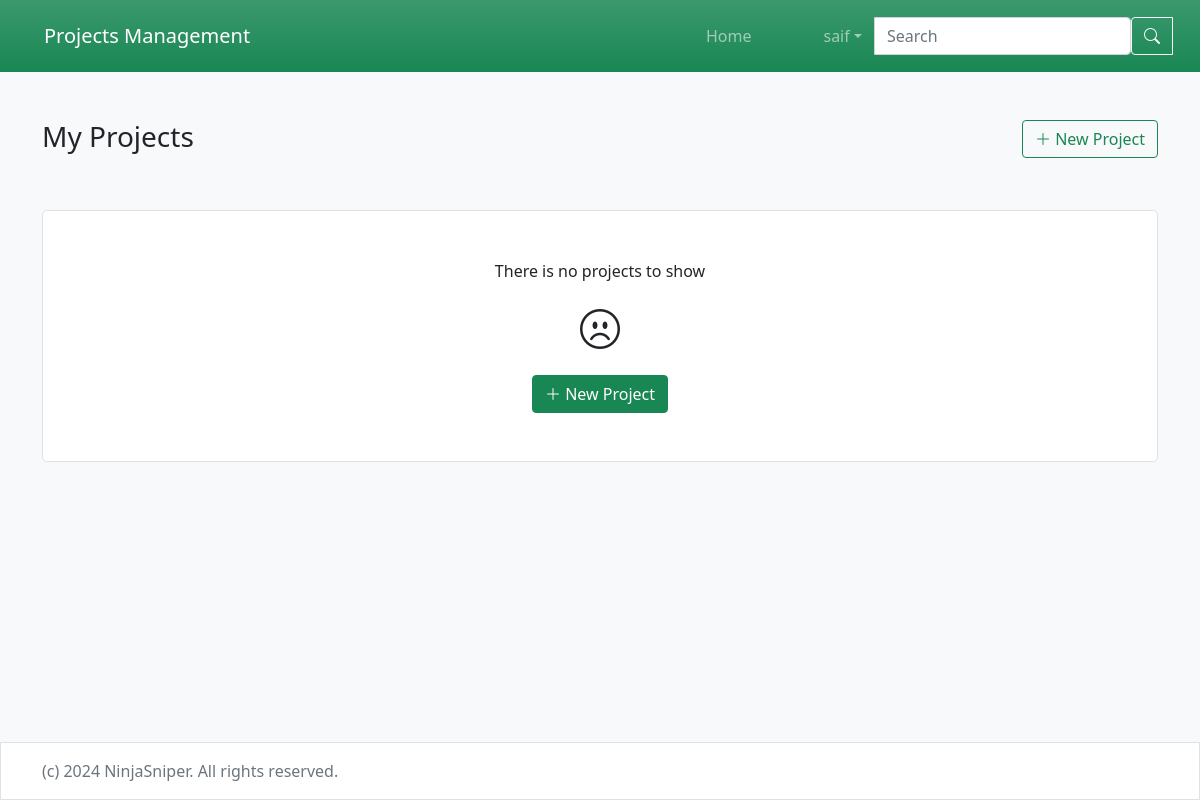
The app's page / (signed in), older data.
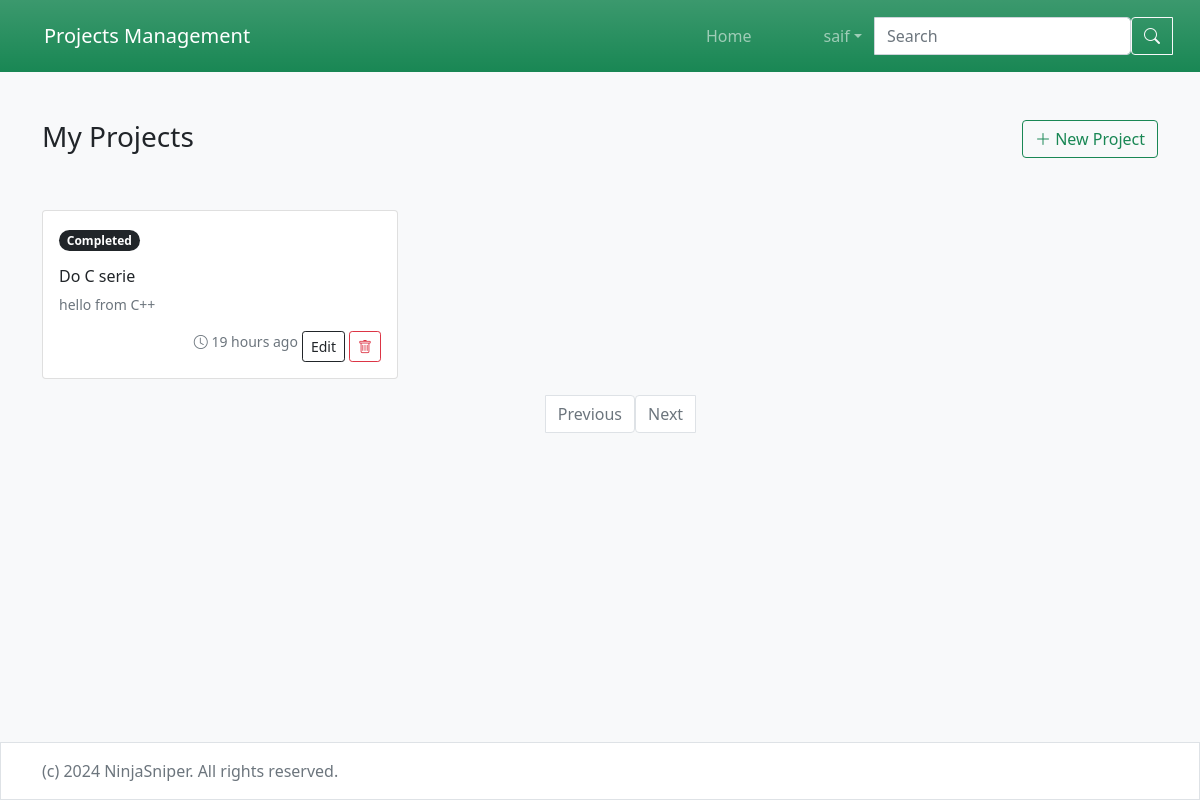
The same page, newer data.
### projects/models.py (models this page shows, shortened)
class Project(models.Model) :
    title = models.CharField( max_length=50)
    description = models.TextField()
    status = models.IntegerField(choices = Status.choices, default = Status.PENDING)
    created_at = models.DateTimeField(auto_now_add=True)
    updated_at = models.DateTimeField(auto_now=True)
    category = models.ForeignKey(Category, on_delete=models.PROTECT )
    user = models.ForeignKey(AUTH_USER_MODEL, on_delete=models.CASCADE , null= True)

### projects/views.py (the view)
# urls.py: path('', views.ProjectListView.as_view(), name='Project_list'),
class ProjectListView(LoginRequiredMixin, ListView):
    model = models.Project
    template_name = 'project/list.html'
    paginate_by = 6
    def get_queryset(self):
        query_set = super().get_queryset()
        where = {'user_id': self.request.user}
        q = self.request.GET.get('q', None)
        if q:
            where['title__icontains'] = q
        return query_set.filter(**where)

### projects/templates/project/list.html
{% extends "base.html" %}
{% load i18n %}
{% load humanize %}
{% block content %}
<div class="d-flex justify-content-between">
    <h3>{% trans 'My Projects' %}</h3>
    <div>
        <a href="{% url 'Project_create' %}" class="btn btn-outline-success">
            <i class="bi bi-plus-lg"></i> {% trans 'New Project' %}
        </a>
    </div>
</div>
    <div class="row my-5">
        {% for project in object_list %}
            <div class="col-md-4">
                <div class="card mb-3">
                    <div class="card-body">
                        <p>
                            <span class="badge rounded-pill bg-dark">
                                {{ project.get_status_display }}
                            </span>
                        </p>
                        <h3 class="card-title fs-6">
                            {{ project.title }}
                        </h3>
                        <p class="card-text text-muted small">
                            {{ project.description }}
                        </p>
                        <div class="d-flex">
                            <span class="me-auto text-muted small">
                                <i class="bi bi-clock"></i>
                                <time datetime="{{ project.created_at }}">
                                    {{  project.created_at|naturaltime }}
                                </time>
                            </span>
                            <a
                                href="{% url 'Project_update' project.id %}"
                                class="btn btn-sm btn-outline-dark mx-1">
                                {% trans 'Edit' %}
                            </a>
                            <a
                                href="{% url 'Project_delete' project.id %}"
                                class="btn btn-sm btn-outline-danger">
                                <i class="bi bi-trash"></i>
                            </a>
                        </div>
                    </div>
                </div>
            </div>
        {% empty %}
            <div class="col-md-12">
                <div class="h-100 p-5 bg-white border rounded-3 text-center">
                    <p>{% trans 'There is no projects to show' %}</p>
                    <p>
                        <i class="bi bi-emoji-frown fs-1"></i>
                    </p>
                    <a class="btn btn-success" type="button" href="{% url 'Project_create' %}">
                        <i class="bi bi-plus-lg "></i> {% trans 'New Project' %}
                    </a>
                </div>
            </div>
        {% endfor %}
        {% if page_obj.paginator.count > 0 %}
            <div class="d-flex justify-content-center bd-highlight mb-3">
                <nav>
                    <ul class="pagination">
                        {% if page_obj.has_previous %}
                            <li class="page-item">
                                <a class="page-link" href="?page={{ page_obj.previous_page_number }}">
                                    {% trans 'Previous' %}
                                </a>
                            </li>
                        {% else %}
                            <li class="page-item disabled">
                                <a class="page-link" href="#">{% trans 'Previous' %}</a>
                            </li>
                        {% endif %}
                        {% if page_obj.has_next %}
                            <li class="page-item">
                                <a class="page-link" href="?page={{ page_obj.next_page_number }}">
                                    {% trans 'Next' %}
                                </a>
                            </li>
                        {% else %}
                            <li class="page-item disabled">
                                <a class="page-link" href="#">{% trans 'Next' %}</a>
                            </li>
                        {% endif %}
                    </ul>
                </nav>
            </div>
        {% endif %}
    </div>
{% endblock %}

### projects/templates/base.html (shortened to what this page needs)
{% load i18n %}
<!doctype html>
<html lang="en" class="h-100" ">
<head>
    <link rel="stylesheet" href="https://cdn.jsdelivr.net/npm/bootstrap@5.0.2/dist/css/bootstrap.rtl.min.css">
    <link rel="stylesheet" href="https://cdn.jsdelivr.net/npm/bootstrap-icons@1.7.1/font/bootstrap-icons.css">
</head>
<body class="d-flex flex-column h-100 bg-light">
    {% include "partials/header.html" %}
    <main class="flex-shrink-0">
        <div class="container mt-5">
            {% block content %}{% endblock %}
        </div>
    </main>
    {% include "partials/footer.html" %}
</body>
</html>

### projects/templates/partials/header.html (shortened to what this page needs)
{% load i18n %}
<header>
   <nav class="navbar navbar-expand-md bg-gradient bg-success navbar-dark p-3">
       <div class="container-fluid">
           <a class="navbar-brand" href="{% url 'Project_list' %}">{% trans 'Projects Management' %}</a>
           <div class="collapse navbar-collapse" id="navbarCollapse">
               <ul class="navbar-nav me-auto mb-2 mb-md-0">
                   <li class="nav-item">
                       <a class="nav-link" aria-current="page" href="{% url 'Project_list' %}">{% trans 'Home' %}</a>
                   </li>
               </ul>
               {% if user.is_authenticated %}
                   <ul class="navbar-nav mb-2 mb-lg-0 me-3">
                    <li class="nav-item dropdown">
                      <a class="nav-link dropdown-toggle" href="#" id="navbarDropdown" role="button" data-bs-toggle="dropdown" aria-expanded="false">
                          {{ user.username }}
                      </a>
                    </li>
                  </ul>
                  <form method="GET" action="{% url 'Project_list' %}" class="d-flex">
                       <div class="input-group">
                           <input
                               type="text"
                               name="q"
                               class="form-control"
                               placeholder="{% trans 'Search' %}"
                               value="{{ request.GET.q }}"
                           />
                           <button class="btn btn-outline-light" type="submit">
                               <i class="bi bi-search"></i>
                           </button>
                       </div>
                   </form>
               {% endif %}
          </div>
       </div>
   </nav>
</header>

### projects/templates/partials/footer.html
{% load i18n %}
<footer class="footer mt-auto py-3 bg-white border">
   <div class="container">
       <span class="text-muted">
           {% trans '(c) 2024 NinjaSniper. All rights reserved.' %}
       </span>
   </div>
</footer>

Row changes from the older to the newer data that the page shows:
added Project: status "Completed", title "Do C serie", description "hello from C++", created_at "19 hours ago"
Text that changed along with them:
text no longer shown: "There is no projects to show New Project"
text now shown: "Previous Next"
